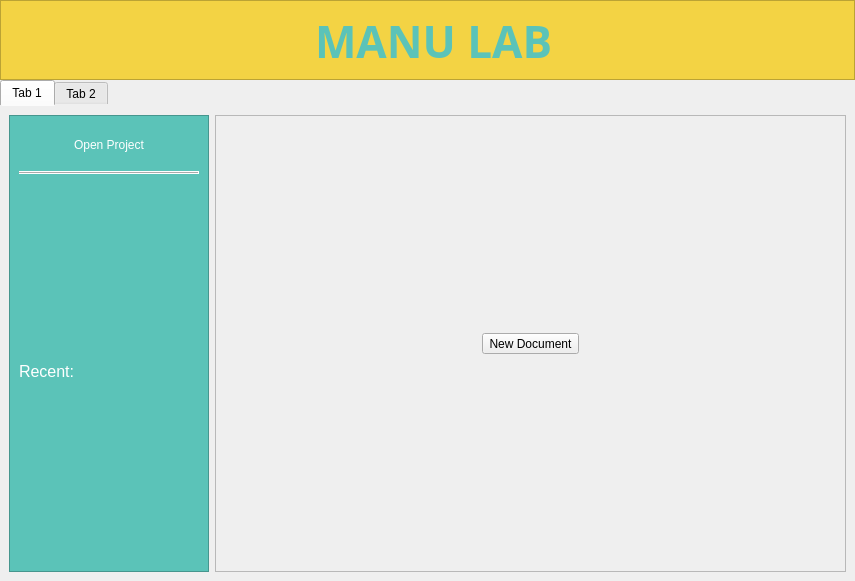
<?xml version="1.0" encoding="UTF-8"?>
<ui version="4.0">
 <class>NewProject</class>
 <widget class="QDialog" name="NewProject">
  <property name="geometry">
   <rect>
    <x>0</x>
    <y>0</y>
    <width>855</width>
    <height>581</height>
   </rect>
  </property>
  <property name="windowTitle">
   <string>Project Manager</string>
  </property>
  <layout class="QHBoxLayout" name="horizontalLayout_3">
   <property name="spacing">
    <number>0</number>
   </property>
   <property name="leftMargin">
    <number>0</number>
   </property>
   <property name="topMargin">
    <number>0</number>
   </property>
   <property name="rightMargin">
    <number>0</number>
   </property>
   <property name="bottomMargin">
    <number>0</number>
   </property>
   <item>
    <layout class="QVBoxLayout" name="verticalLayout_3">
     <item>
      <widget class="QFrame" name="frame_2">
       <property name="minimumSize">
        <size>
         <width>0</width>
         <height>80</height>
        </size>
       </property>
       <property name="styleSheet">
        <string notr="true">background-color: rgb(243, 211, 68);</string>
       </property>
       <property name="frameShape">
        <enum>QFrame::StyledPanel</enum>
       </property>
       <property name="frameShadow">
        <enum>QFrame::Raised</enum>
       </property>
       <layout class="QHBoxLayout" name="horizontalLayout_6">
        <item>
         <spacer name="horizontalSpacer_3">
          <property name="orientation">
           <enum>Qt::Horizontal</enum>
          </property>
          <property name="sizeHint" stdset="0">
           <size>
            <width>40</width>
            <height>20</height>
           </size>
          </property>
         </spacer>
        </item>
        <item>
         <widget class="QLabel" name="logo">
          <property name="text">
           <string/>
          </property>
          <property name="pixmap">
           <pixmap resource="../resources/icons.qrc">:/icons/ManuLab.jpg</pixmap>
          </property>
          <property name="scaledContents">
           <bool>false</bool>
          </property>
         </widget>
        </item>
        <item>
         <widget class="QLabel" name="name">
          <property name="font">
           <font>
            <family>Gungsuh</family>
            <pointsize>33</pointsize>
            <weight>75</weight>
            <bold>true</bold>
            <strikeout>false</strikeout>
           </font>
          </property>
          <property name="styleSheet">
           <string notr="true">color: rgb(91, 195, 184);</string>
          </property>
          <property name="text">
           <string>MANU LAB</string>
          </property>
          <property name="scaledContents">
           <bool>false</bool>
          </property>
         </widget>
        </item>
        <item>
         <spacer name="horizontalSpacer_4">
          <property name="orientation">
           <enum>Qt::Horizontal</enum>
          </property>
          <property name="sizeHint" stdset="0">
           <size>
            <width>40</width>
            <height>20</height>
           </size>
          </property>
         </spacer>
        </item>
       </layout>
      </widget>
     </item>
     <item>
      <widget class="QTabWidget" name="tabWidget">
       <property name="styleSheet">
        <string notr="true">QTabWidget::pane { border: 0; }</string>
       </property>
       <property name="currentIndex">
        <number>0</number>
       </property>
       <property name="tabBarAutoHide">
        <bool>true</bool>
       </property>
       <widget class="QWidget" name="tab">
        <attribute name="title">
         <string>Tab 1</string>
        </attribute>
        <layout class="QHBoxLayout" name="horizontalLayout_5">
         <item>
          <widget class="QFrame" name="recentFrame">
           <property name="sizePolicy">
            <sizepolicy hsizetype="Fixed" vsizetype="Preferred">
             <horstretch>200</horstretch>
             <verstretch>200</verstretch>
            </sizepolicy>
           </property>
           <property name="minimumSize">
            <size>
             <width>200</width>
             <height>200</height>
            </size>
           </property>
           <property name="styleSheet">
            <string notr="true">background-color: rgb(91, 195, 184);</string>
           </property>
           <property name="frameShape">
            <enum>QFrame::StyledPanel</enum>
           </property>
           <property name="frameShadow">
            <enum>QFrame::Raised</enum>
           </property>
           <layout class="QVBoxLayout" name="verticalLayout_4">
            <item>
             <widget class="QToolButton" name="OpenProject">
              <property name="minimumSize">
               <size>
                <width>180</width>
                <height>40</height>
               </size>
              </property>
              <property name="styleSheet">
               <string notr="true">QToolButton{
color: white;
background-color: rgb(91, 195, 184);
border: none;
}
QToolButton:hover{
background-color: rgb(72, 154, 145);
}</string>
              </property>
              <property name="text">
               <string>Open Project</string>
              </property>
              <property name="icon">
               <iconset resource="../resources/icons.qrc">
                <normaloff>:/icons/open.png</normaloff>:/icons/open.png</iconset>
              </property>
              <property name="toolButtonStyle">
               <enum>Qt::ToolButtonTextBesideIcon</enum>
              </property>
             </widget>
            </item>
            <item>
             <widget class="QFrame" name="frame">
              <property name="styleSheet">
               <string notr="true">background-color: white</string>
              </property>
              <property name="frameShape">
               <enum>QFrame::HLine</enum>
              </property>
              <property name="frameShadow">
               <enum>QFrame::Raised</enum>
              </property>
             </widget>
            </item>
            <item>
             <widget class="QLabel" name="label">
              <property name="font">
               <font>
                <pointsize>12</pointsize>
               </font>
              </property>
              <property name="styleSheet">
               <string notr="true">color: white</string>
              </property>
              <property name="text">
               <string>Recent:</string>
              </property>
             </widget>
            </item>
           </layout>
          </widget>
         </item>
         <item>
          <widget class="QScrollArea" name="scrollArea">
           <property name="widgetResizable">
            <bool>true</bool>
           </property>
           <widget class="QWidget" name="scrollAreaWidgetContents_2">
            <property name="geometry">
             <rect>
              <x>0</x>
              <y>0</y>
              <width>627</width>
              <height>443</height>
             </rect>
            </property>
            <layout class="QVBoxLayout" name="verticalLayout_5">
             <item>
              <layout class="QGridLayout" name="projectsGrid">
               <item row="0" column="0">
                <widget class="QToolButton" name="NewDocument">
                 <property name="styleSheet">
                  <string notr="true">QToolButton{
border: none;
} 

QToolButton:hover{
background-color: rgb(244, 235, 205);
};</string>
                 </property>
                 <property name="text">
                  <string>New Document</string>
                 </property>
                 <property name="icon">
                  <iconset resource="../resources/icons.qrc">
                   <normaloff>:/icons/new.jpg</normaloff>:/icons/new.jpg</iconset>
                 </property>
                 <property name="iconSize">
                  <size>
                   <width>200</width>
                   <height>100</height>
                  </size>
                 </property>
                 <property name="checkable">
                  <bool>false</bool>
                 </property>
                 <property name="toolButtonStyle">
                  <enum>Qt::ToolButtonTextUnderIcon</enum>
                 </property>
                </widget>
               </item>
              </layout>
             </item>
            </layout>
           </widget>
          </widget>
         </item>
        </layout>
       </widget>
       <widget class="QWidget" name="tab_2">
        <attribute name="title">
         <string>Tab 2</string>
        </attribute>
        <layout class="QVBoxLayout" name="verticalLayout">
         <item>
          <widget class="QLineEdit" name="ProjectName">
           <property name="placeholderText">
            <string>Project Name</string>
           </property>
          </widget>
         </item>
         <item>
          <layout class="QHBoxLayout" name="horizontalLayout_4">
           <item>
            <widget class="QPushButton" name="importImages">
             <property name="sizePolicy">
              <sizepolicy hsizetype="Preferred" vsizetype="Preferred">
               <horstretch>0</horstretch>
               <verstretch>0</verstretch>
              </sizepolicy>
             </property>
             <property name="minimumSize">
              <size>
               <width>100</width>
               <height>0</height>
              </size>
             </property>
             <property name="text">
              <string>Add Images</string>
             </property>
            </widget>
           </item>
           <item>
            <spacer name="horizontalSpacer_5">
             <property name="orientation">
              <enum>Qt::Horizontal</enum>
             </property>
             <property name="sizeHint" stdset="0">
              <size>
               <width>40</width>
               <height>20</height>
              </size>
             </property>
            </spacer>
           </item>
          </layout>
         </item>
         <item>
          <widget class="ListView" name="imagesPaths"/>
         </item>
         <item>
          <layout class="QHBoxLayout" name="horizontalLayout_2">
           <item>
            <widget class="QPushButton" name="importTexts">
             <property name="sizePolicy">
              <sizepolicy hsizetype="Preferred" vsizetype="Preferred">
               <horstretch>0</horstretch>
               <verstretch>0</verstretch>
              </sizepolicy>
             </property>
             <property name="minimumSize">
              <size>
               <width>100</width>
               <height>0</height>
              </size>
             </property>
             <property name="text">
              <string>Add Texts</string>
             </property>
            </widget>
           </item>
           <item>
            <spacer name="horizontalSpacer_6">
             <property name="orientation">
              <enum>Qt::Horizontal</enum>
             </property>
             <property name="sizeHint" stdset="0">
              <size>
               <width>40</width>
               <height>20</height>
              </size>
             </property>
            </spacer>
           </item>
          </layout>
         </item>
         <item>
          <widget class="ListView" name="textPaths"/>
         </item>
         <item>
          <layout class="QHBoxLayout" name="horizontalLayout">
           <item>
            <widget class="QPushButton" name="Back">
             <property name="sizePolicy">
              <sizepolicy hsizetype="Preferred" vsizetype="Preferred">
               <horstretch>0</horstretch>
               <verstretch>0</verstretch>
              </sizepolicy>
             </property>
             <property name="minimumSize">
              <size>
               <width>100</width>
               <height>0</height>
              </size>
             </property>
             <property name="text">
              <string>Back</string>
             </property>
            </widget>
           </item>
           <item>
            <spacer name="horizontalSpacer">
             <property name="orientation">
              <enum>Qt::Horizontal</enum>
             </property>
             <property name="sizeHint" stdset="0">
              <size>
               <width>40</width>
               <height>20</height>
              </size>
             </property>
            </spacer>
           </item>
           <item>
            <widget class="QPushButton" name="createProject">
             <property name="sizePolicy">
              <sizepolicy hsizetype="Preferred" vsizetype="Preferred">
               <horstretch>0</horstretch>
               <verstretch>0</verstretch>
              </sizepolicy>
             </property>
             <property name="minimumSize">
              <size>
               <width>100</width>
               <height>0</height>
              </size>
             </property>
             <property name="text">
              <string>Create</string>
             </property>
            </widget>
           </item>
          </layout>
         </item>
        </layout>
       </widget>
      </widget>
     </item>
    </layout>
   </item>
  </layout>
 </widget>
 <customwidgets>
  <customwidget>
   <class>ListView</class>
   <extends>QListView</extends>
   <header>ui/ListView.h</header>
  </customwidget>
 </customwidgets>
 <resources>
  <include location="../resources/icons.qrc"/>
 </resources>
 <connections/>
</ui>
